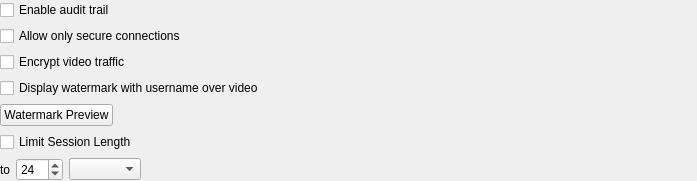
<?xml version="1.0" encoding="UTF-8"?>
<ui version="4.0">
 <class>SecuritySettingsWidget</class>
 <widget class="QWidget" name="SecuritySettingsWidget">
  <property name="geometry">
   <rect>
    <x>0</x>
    <y>0</y>
    <width>697</width>
    <height>149</height>
   </rect>
  </property>
  <property name="windowTitle">
   <string/>
  </property>
  <layout class="QVBoxLayout" name="verticalLayout_2">
   <property name="leftMargin">
    <number>0</number>
   </property>
   <property name="topMargin">
    <number>0</number>
   </property>
   <property name="rightMargin">
    <number>0</number>
   </property>
   <property name="bottomMargin">
    <number>0</number>
   </property>
   <item>
    <layout class="QHBoxLayout" name="auditTrailLayout">
     <property name="spacing">
      <number>4</number>
     </property>
     <item>
      <widget class="QCheckBox" name="auditTrailCheckBox">
       <property name="text">
        <string>Enable audit trail</string>
       </property>
      </widget>
     </item>
     <item>
      <widget class="nx::client::desktop::HintButton" name="auditTrailHint" native="true">
       <property name="sizePolicy">
        <sizepolicy hsizetype="Fixed" vsizetype="Fixed">
         <horstretch>0</horstretch>
         <verstretch>0</verstretch>
        </sizepolicy>
       </property>
       <property name="minimumSize">
        <size>
         <width>16</width>
         <height>16</height>
        </size>
       </property>
      </widget>
     </item>
     <item>
      <spacer name="horizontalSpacer_3">
       <property name="orientation">
        <enum>Qt::Horizontal</enum>
       </property>
       <property name="sizeHint" stdset="0">
        <size>
         <width>40</width>
         <height>20</height>
        </size>
       </property>
      </spacer>
     </item>
    </layout>
   </item>
   <item>
    <widget class="QCheckBox" name="forceTrafficEncryptionCheckBox">
     <property name="text">
      <string>Allow only secure connections</string>
     </property>
    </widget>
   </item>
   <item>
    <widget class="QCheckBox" name="forceVideoTrafficEncryptionCheckBox">
     <property name="text">
      <string>Encrypt video traffic</string>
     </property>
    </widget>
   </item>
   <item>
    <widget class="QCheckBox" name="displayWatermarkCheckBox">
     <property name="text">
      <string>Display watermark with username over video</string>
     </property>
    </widget>
   </item>
   <item>
    <widget class="QPushButton" name="watermarkSettingsButton">
     <property name="sizePolicy">
      <sizepolicy hsizetype="Fixed" vsizetype="Fixed">
       <horstretch>0</horstretch>
       <verstretch>0</verstretch>
      </sizepolicy>
     </property>
     <property name="text">
      <string>Watermark Preview</string>
     </property>
    </widget>
   </item>
   <item>
    <widget class="QWidget" name="limitSessionLengthWidget" native="true">
     <layout class="QVBoxLayout" name="verticalLayout">
      <property name="leftMargin">
       <number>0</number>
      </property>
      <property name="topMargin">
       <number>0</number>
      </property>
      <property name="rightMargin">
       <number>0</number>
      </property>
      <property name="bottomMargin">
       <number>0</number>
      </property>
      <item>
       <layout class="QHBoxLayout" name="horizontalLayout">
        <item>
         <widget class="QCheckBox" name="limitSessionLengthCheckBox">
          <property name="text">
           <string>Limit Session Length</string>
          </property>
         </widget>
        </item>
        <item>
         <widget class="nx::client::desktop::HintButton" name="limitSessionLengthHint" native="true">
          <property name="sizePolicy">
           <sizepolicy hsizetype="Fixed" vsizetype="Fixed">
            <horstretch>0</horstretch>
            <verstretch>0</verstretch>
           </sizepolicy>
          </property>
          <property name="minimumSize">
           <size>
            <width>16</width>
            <height>16</height>
           </size>
          </property>
         </widget>
        </item>
        <item>
         <spacer name="limitSessionSpacer">
          <property name="orientation">
           <enum>Qt::Horizontal</enum>
          </property>
          <property name="sizeHint" stdset="0">
           <size>
            <width>40</width>
            <height>20</height>
           </size>
          </property>
         </spacer>
        </item>
       </layout>
      </item>
      <item>
       <layout class="QHBoxLayout" name="horizontalLayout_2">
        <item>
         <widget class="QLabel" name="limitSessionToLabel">
          <property name="text">
           <string>to</string>
          </property>
         </widget>
        </item>
        <item>
         <widget class="QSpinBox" name="limitSessionValueSpinBox">
          <property name="minimum">
           <number>1</number>
          </property>
          <property name="maximum">
           <number>600</number>
          </property>
          <property name="value">
           <number>24</number>
          </property>
         </widget>
        </item>
        <item>
         <widget class="QComboBox" name="limitSessionUnitsComboBox"/>
        </item>
        <item>
         <spacer name="horizontalSpacer">
          <property name="orientation">
           <enum>Qt::Horizontal</enum>
          </property>
          <property name="sizeHint" stdset="0">
           <size>
            <width>40</width>
            <height>20</height>
           </size>
          </property>
         </spacer>
        </item>
       </layout>
      </item>
     </layout>
    </widget>
   </item>
  </layout>
 </widget>
 <customwidgets>
  <customwidget>
   <class>nx::client::desktop::HintButton</class>
   <extends>QWidget</extends>
   <header location="global">nx/client/desktop/common/widgets/hint_button.h</header>
  </customwidget>
 </customwidgets>
 <resources/>
 <connections/>
</ui>
